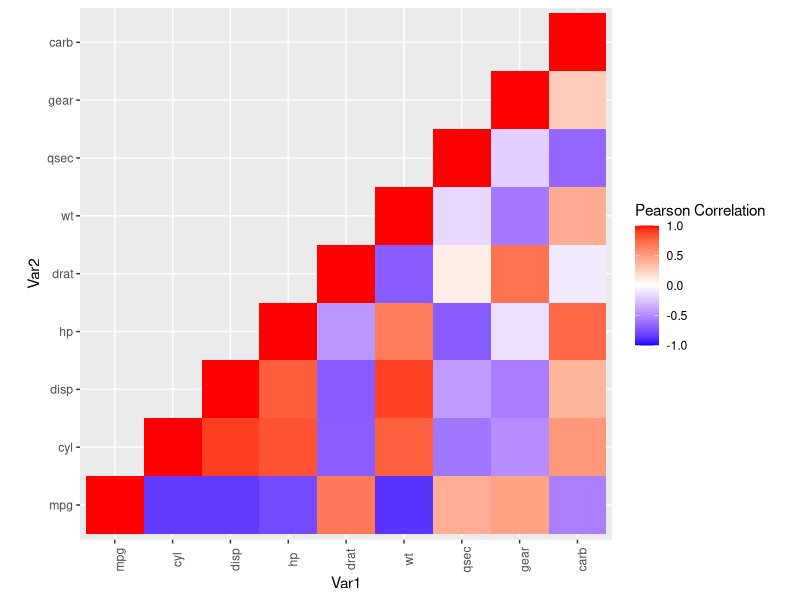
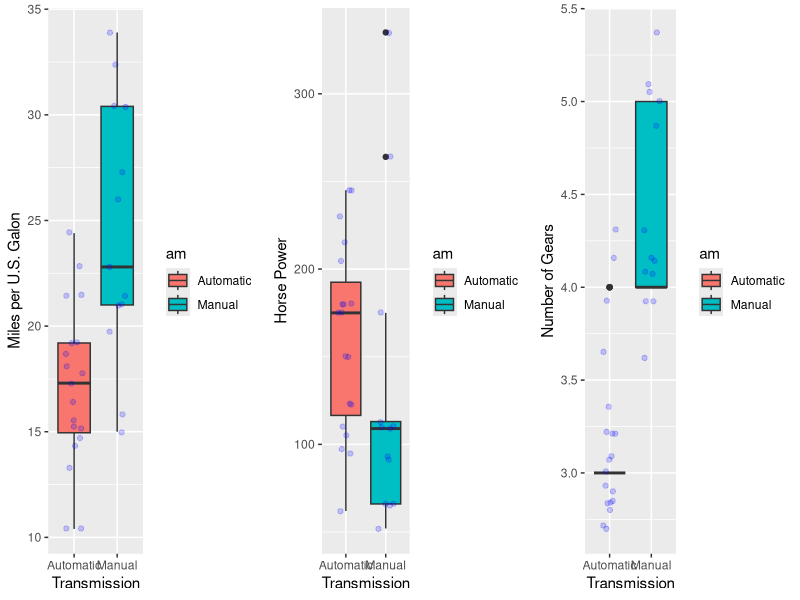
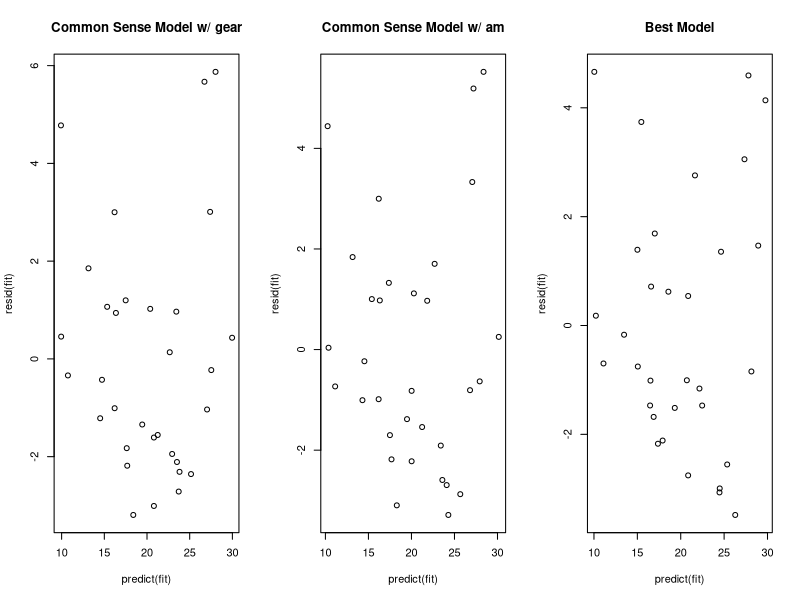

These figures' R source, in order:
## ---- chunk 1
suppressMessages(library(xtable))                            # Pretty printing dataframes
suppressMessages(library(ggplot2))                           # Plotting
suppressMessages(library(gridExtra, warn.conflicts = FALSE))
suppressMessages(library(reshape2))                          # Transforming Data Frames
## ---- chunk 2
data(mtcars)
## ---- chunk 3
mtcars$am <- ifelse(mtcars$am == 0, "Automatic", "Manual")
mtcars$am <- as.factor(mtcars$am)
mtcars$vs <- ifelse(mtcars$vs == 0, "V-Engine", "Straight Engine")
mtcars$vs <- as.factor(mtcars$vs)
## ---- chunk 4
render_table <- function(data) {
  options(xtable.comment = FALSE)
  print(xtable(data), , type = "html")
}

sample_data_frame <- function(data, size) {
  sample_index <- sample(1:nrow(data), size)
  return(data[sample_index, ])
}

render_table(sample_data_frame(mtcars, 6))
## ---- chunk 5
correlation_matrix <- function(data) {
  numeric_data <- data[, sapply(data,is.numeric)]
  matrix <- round(cor(numeric_data), 2)
  matrix[upper.tri(matrix)] <- NA
  matrix <- melt(matrix, na.rm = TRUE)
  return(matrix)
}

correlation_heat_map <- function(data) {
  matrix <- correlation_matrix(data)
  ggplot(data = matrix, aes(x = Var1, y = Var2, fill = value)) + 
  geom_tile() +
  scale_fill_gradient2(low = "blue", high = "red", mid = "white", midpoint = 0, limit = c(-1, 1), name="Pearson Correlation") +
  theme(axis.text.x = element_text(angle = 90)) +
  coord_fixed()
}

correlation_heat_map(mtcars)
## ---- chunk 6
box_plot <- function(data, y_column, x_column, x_title, y_title) {
  ggplot(data, aes_string(y = y_column, x = x_column)) + 
  geom_boxplot(aes_string(fill = x_column)) + 
  geom_point(position = position_jitter(width = 0.2), color = "blue", alpha = 0.2) +
  xlab(x_title) +
  ylab(y_title)
}

mpg_box <- box_plot(mtcars, "mpg", "am", "Transmission", "Miles per U.S. Galon")
hp_box <- box_plot(mtcars, "hp", "am", "Transmission", "Horse Power")
gear_box <- box_plot(mtcars, "gear", "am", "Transmission", "Number of Gears")
grid.arrange(mpg_box, hp_box, gear_box, ncol = 3)
## ---- chunk 7
summary(lm(mpg ~ . - 1, data = mtcars))$coef
## ---- chunk 8
summary(lm(mpg ~ cyl + carb + disp + hp - 1, data = mtcars))$coef
## ---- chunk 9
fit_common_sense_with_gear <- lm(mpg ~ gear + hp + wt + drat, data = mtcars)
## ---- chunk 10
fit_common_sense_with_am <- lm(mpg ~ am + hp + wt + drat, data = mtcars)
summary(fit_common_sense_with_am)
## ---- chunk 11
fit_all <- lm(mpg ~ ., data = mtcars)
fit_best <- step(fit_all, direction = "both", trace = FALSE)
summary(fit_best)
## ---- chunk 12
residual_plot <- function(fit, title) plot(predict(fit), resid(fit), main = title)

par(mfrow = c(1, 3))
residual_plot(fit_common_sense_with_gear, "Common Sense Model w/ gear")
residual_plot(fit_common_sense_with_am, "Common Sense Model w/ am")
residual_plot(fit_best, "Best Model")
## ---- chunk 13
automatic <- mtcars[mtcars$am == "Automatic", ]
manual <- mtcars[mtcars$am == "Manual", ]
t.test(manual$mpg, automatic$mpg, alternative = "greater",
       paired = FALSE, var.equal = FALSE, conf.level = 0.95)$p.value
## ---- chunk 14
fit_am <- lm(mpg ~ am, data = mtcars)
summary(fit_am)$coef
## ---- chunk 15
intercept_am <- coefficients(fit_am)[1]
slope_am <- coefficients(fit_am)[2]
r_squared_am <- summary(fit_am)$r.squared
## ---- chunk 16
intercept_common_sense_with_am <- coefficients(fit_common_sense_with_am)[1]
slope_common_sense_with_am <- coefficients(fit_common_sense_with_am)[2]
r_squared_common_sense_with_am <- summary(fit_common_sense_with_am)$r.squared
